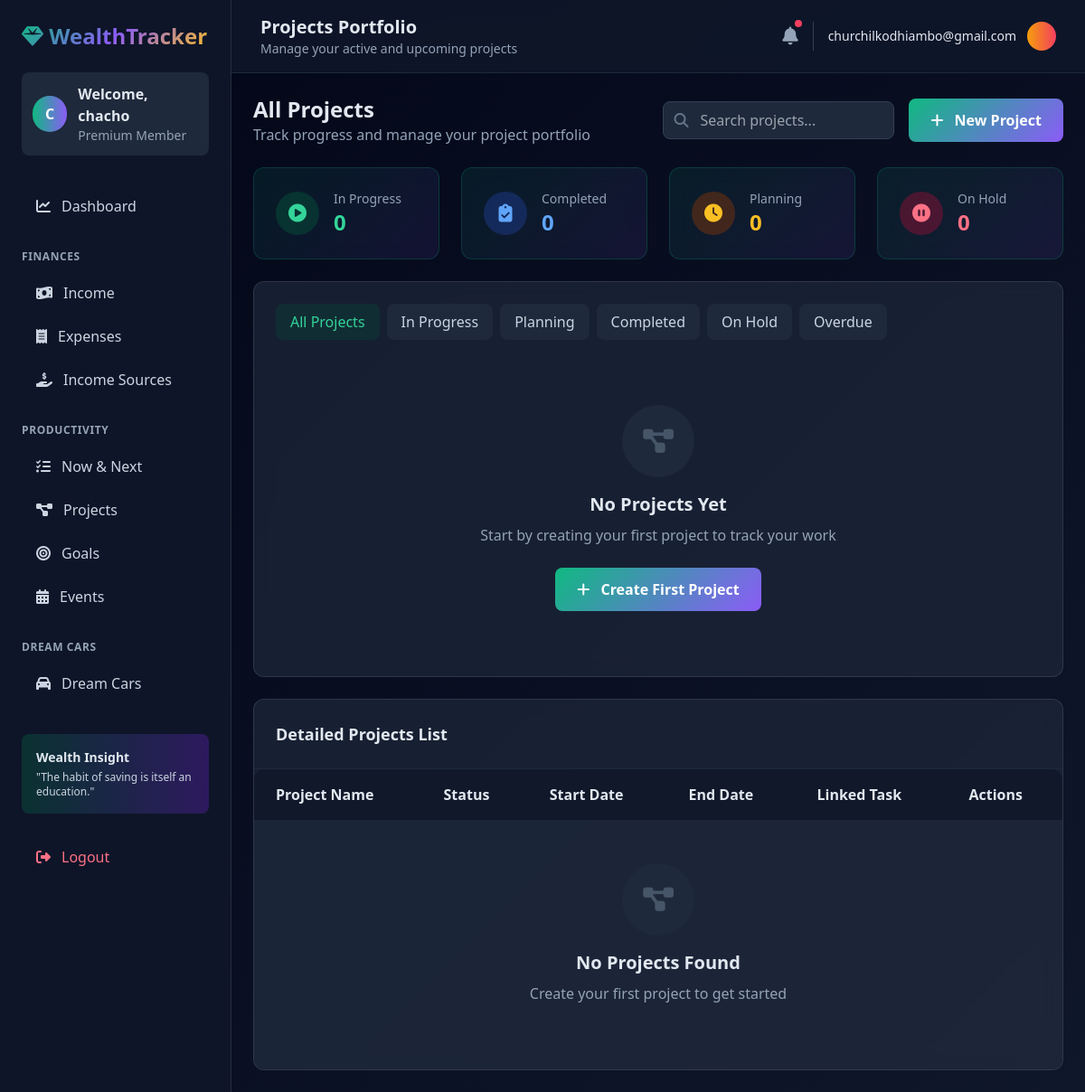
Before: /projects/ (signed in) with the older database file.
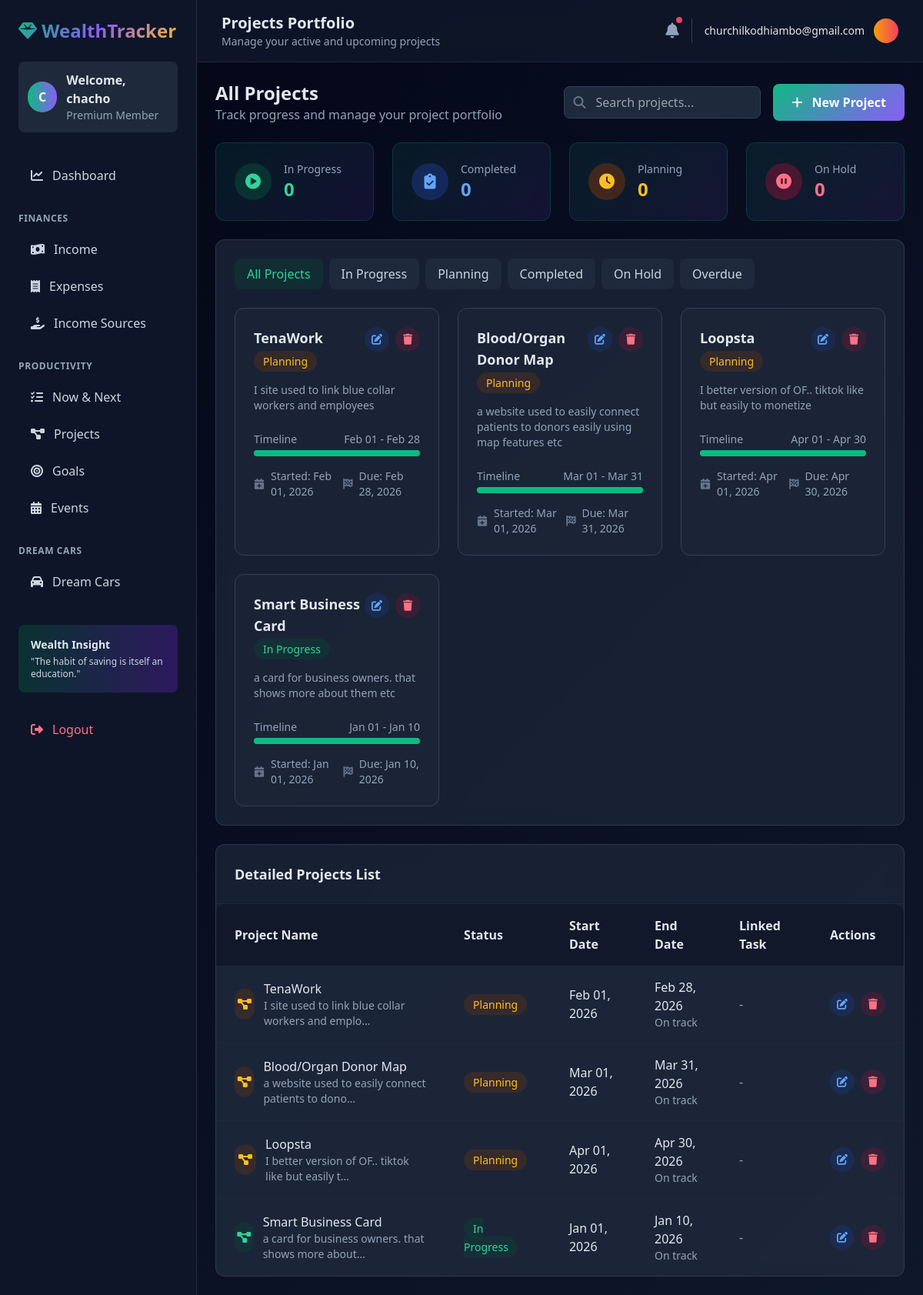
After: the same page with the newer database file.
### Tracker/models.py (models this page shows, shortened)
class Projects(models.Model):
    user = models.ForeignKey(User, on_delete=models.CASCADE, null=True)
    what_next = models.ForeignKey(NowNext, on_delete=models.CASCADE, null=True, blank=True)
    name = models.CharField(max_length=100, default="")
    date_set = models.DateTimeField(default=timezone.now)
    description = models.TextField(default="")
    end_date = models.DateTimeField(default=timezone.now)
    status = models.CharField(max_length=20, choices=[
        ('Planning', 'Planning'),
        ('In Progress', 'In Progress'),
        ('Completed', 'Completed'),
        ('On Hold', 'On Hold')
    ], default='Planning')

### Tracker/views.py (the view)
# urls.py: path('projects/', views.ProjectsListView.as_view(), name='projects-list'),
class ProjectsListView(LoginRequiredMixin, ListView):
    model = Projects
    template_name = 'tracker/projects_list.html'
    context_object_name = 'projects'
    def get_queryset(self):
        return Projects.objects.filter(user=self.request.user)

### Tracker/templates/tracker/projects_list.html (shortened to what the changed rows need)
{% extends 'tracker/base.html' %}
{% load static %}
{% block header_title %}Projects Portfolio{% endblock %}
{% block content %}
<div class="space-y-6">
    <div class="flex flex-col md:flex-row items-start md:items-center justify-between gap-4">
        <div>
            <h2 class="text-2xl font-bold">All Projects</h2>
        </div>
    </div>
    <div class="card rounded-xl p-6">
        <div class="grid grid-cols-1 md:grid-cols-2 lg:grid-cols-3 gap-6">
            {% for project in projects %}
            <div class="bg-slate-800/50 rounded-xl p-6 border border-slate-700 hover:border-emerald-500 transition-colors">
                <div class="flex items-start justify-between mb-4">
                    <div>
                        <h3 class="text-lg font-bold mb-1">{{ project.name }}</h3>
                        <span class="px-3 py-1 {% if project.status == 'In Progress' %}bg-emerald-900/30 text-emerald-400{% elif project.status == 'Completed' %}bg-blue-900/30 text-blue-400{% elif project.status == 'Planning' %}bg-amber-900/30 text-amber-400{% else %}bg-rose-900/30 text-rose-400{% endif %} rounded-full text-sm">
                            {{ project.status }}
                        </span>
                    </div>
                    <div class="flex items-center space-x-2">
                        <a href="{% url 'projects-update' project.pk %}"
                           class="w-8 h-8 bg-blue-900/30 hover:bg-blue-900/50 rounded-full flex items-center justify-center text-blue-400 hover:text-blue-300">
                            <i class="fas fa-edit text-sm"></i>
                        </a>
                        <a href="{% url 'projects-delete' project.pk %}"
                           class="w-8 h-8 bg-rose-900/30 hover:bg-rose-900/50 rounded-full flex items-center justify-center text-rose-400 hover:text-rose-300">
                            <i class="fas fa-trash text-sm"></i>
                        </a>
                    </div>
                </div>
                <p class="text-slate-400 text-sm mb-6 line-clamp-3">{{ project.description|truncatechars:150 }}</p>
                <div class="space-y-4">
                    <div>
                        <div class="flex justify-between items-center mb-1">
                            <span class="text-sm text-slate-400">Timeline</span>
                            <span class="text-sm text-slate-400">
                                {{ project.date_set|date:"M d" }} - {{ project.end_date|date:"M d" }}
                            </span>
                        </div>
                        <div class="w-full bg-slate-700 rounded-full h-2">
                            {% with days_total=project.end_date|timeuntil:project.date_set days_passed=now|timeuntil:project.date_set %}
                            <div class="bg-emerald-500 h-2 rounded-full" style="width: {% widthratio days_passed days_total 100 %}%"></div>
                            {% endwith %}
                        </div>
                    </div>
                    <div class="flex items-center justify-between text-sm">
                        <div class="flex items-center">
                            <i class="fas fa-calendar-plus text-slate-500 mr-2"></i>
                            <span class="text-slate-400">Started: {{ project.date_set|date:"M d, Y" }}</span>
                        </div>
                        <div class="flex items-center">
                            <i class="fas fa-flag-checkered text-slate-500 mr-2"></i>
                            <span class="text-slate-400">Due: {{ project.end_date|date:"M d, Y" }}</span>
                        </div>
                    </div>
                </div>
            </div>
            {% empty %}
            <div class="md:col-span-3 text-center py-12">
                <div class="max-w-md mx-auto">
                    <div class="w-20 h-20 bg-slate-800 rounded-full flex items-center justify-center mx-auto mb-4">
                        <i class="fas fa-project-diagram text-3xl text-slate-600"></i>
                    </div>
                    <h3 class="text-xl font-bold mb-2">No Projects Yet</h3>
                    <p class="text-slate-400 mb-6">Start by creating your first project to track your work</p>
                    <a href="{% url 'projects-create' %}" class="btn-primary inline-block">
                        <i class="fas fa-plus mr-2"></i> Create First Project
                    </a>
                </div>
            </div>
            {% endfor %}
        </div>
    </div>
    <div class="card rounded-xl overflow-hidden">
        <div class="table-container">
            <table class="w-full">
                <thead class="table-header">
                    <tr>
                        <th class="py-4 px-6 text-left">Project Name</th>
                        <th class="py-4 px-6 text-left">Status</th>
                        <th class="py-4 px-6 text-left">Start Date</th>
                        <th class="py-4 px-6 text-left">End Date</th>
                        <th class="py-4 px-6 text-left">Linked Task</th>
                        <th class="py-4 px-6 text-left">Actions</th>
                    </tr>
                </thead>
                <tbody class="divide-y divide-slate-800">
                    {% for project in projects %}
                    <tr class="table-row">
                        <td class="py-4 px-6">
                            <div class="flex items-center">
                                <div class="w-10 h-10 {% if project.status == 'In Progress' %}bg-emerald-900/30{% elif project.status == 'Completed' %}bg-blue-900/30{% elif project.status == 'Planning' %}bg-amber-900/30{% else %}bg-rose-900/30{% endif %} rounded-full flex items-center justify-center mr-3">
                                    <i class="fas fa-project-diagram {% if project.status == 'In Progress' %}text-emerald-400{% elif project.status == 'Completed' %}text-blue-400{% elif project.status == 'Planning' %}text-amber-400{% else %}text-rose-400{% endif %}"></i>
                                </div>
                                <div>
                                    <p class="font-medium">{{ project.name }}</p>
                                    <p class="text-sm text-slate-400">{{ project.description|truncatechars:50 }}</p>
                                </div>
                            </div>
                        </td>
                        <td class="py-4 px-6">
                            <span class="px-3 py-1 {% if project.status == 'In Progress' %}bg-emerald-900/30 text-emerald-400{% elif project.status == 'Completed' %}bg-blue-900/30 text-blue-400{% elif project.status == 'Planning' %}bg-amber-900/30 text-amber-400{% else %}bg-rose-900/30 text-rose-400{% endif %} rounded-full text-sm">
                                {{ project.status }}
                            </span>
                        </td>
                        <td class="py-4 px-6">{{ project.date_set|date:"M d, Y" }}</td>
                        <td class="py-4 px-6">
                            <div>
                                <p>{{ project.end_date|date:"M d, Y" }}</p>
                                <p class="text-sm {% if project.end_date < now %}text-rose-400{% else %}text-slate-400{% endif %}">
                                    {% if project.end_date < now %}Overdue{% else %}On track{% endif %}
                                </p>
                            </div>
                        </td>
                        <td class="py-4 px-6 text-slate-400">
                            {{ project.what_next.do|truncatechars:30|default:"-" }}
                        </td>
                        <td class="py-4 px-6">
                            <div class="flex items-center space-x-2">
                                <a href="{% url 'projects-update' project.pk %}"
                                   class="w-8 h-8 bg-blue-900/30 hover:bg-blue-900/50 rounded-full flex items-center justify-center text-blue-400 hover:text-blue-300">
                                    <i class="fas fa-edit text-sm"></i>
                                </a>
                                <a href="{% url 'projects-delete' project.pk %}"
                                   class="w-8 h-8 bg-rose-900/30 hover:bg-rose-900/50 rounded-full flex items-center justify-center text-rose-400 hover:text-rose-300">
                                    <i class="fas fa-trash text-sm"></i>
                                </a>
                            </div>
                        </td>
                    </tr>
                    {% empty %}
                    <tr>
                        <td colspan="6" class="py-12 px-6 text-center">
                            <div class="max-w-md mx-auto">
                                <div class="w-20 h-20 bg-slate-800 rounded-full flex items-center justify-center mx-auto mb-4">
                                    <i class="fas fa-project-diagram text-3xl text-slate-600"></i>
                                </div>
                                <h3 class="text-xl font-bold mb-2">No Projects Found</h3>
                                <p class="text-slate-400 mb-6">Create your first project to get started</p>
                            </div>
                        </td>
                    </tr>
                    {% endfor %}
                </tbody>
            </table>
        </div>
    </div>
</div>
{% endblock %}

Changed rows visible on the page:
now on this page (row edited): Projects: name "TenaWork", status "Planning", description "I site used to link blue collar workers and employees", date_set "Feb 01", end_date "Feb 28", date_set "Feb 01, 2026", end_date "Feb 28, 2026", description "I site used to link blue collar workers and emplo…", shows "On track", what_next.do "-"
now on this page (row edited): Projects: name "Blood/Organ Donor Map", status "Planning", description "a website used to easily connect patients to donors easily using map features etc", date_set "Mar 01", end_date "Mar 31", date_set "Mar 01, 2026", end_date "Mar 31, 2026", description "a website used to easily connect patients to dono…", shows "On track", what_next.do "-"
now on this page (row edited): Projects: name "Loopsta", status "Planning", description "I better version of OF.. tiktok like but easily to monetize", date_set "Apr 01", end_date "Apr 30", date_set "Apr 01, 2026", end_date "Apr 30, 2026", description "I better version of OF.. tiktok like but easily t…", shows "On track", what_next.do "-"
now on this page (row edited): Projects: name "Smart Business Card", status "In Progress", description "a card for business owners. that shows more about them etc", date_set "Jan 01", end_date "Jan 10", date_set "Jan 01, 2026", end_date "Jan 10, 2026", description "a card for business owners. that shows more about…", shows "On track", what_next.do "-"
Other visible differences:
text no longer shown: "No Projects Yet Start by creating your first project to track your work Create First Project No Projects Found Create your first project to get started"
